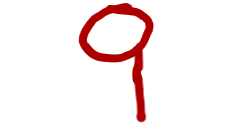
#> input picture images_model/index1.png, 250 x 125 px, found by its file name
$ python predict.py
#> lines starting #> are read from the running program, lines starting #| are printed output that depends on the picture; after the words box and inside, x2 and y2 are one past the last pixel; in counts of white or black regions, pixels touching at a corner belong together

from functions import *
from PIL import Image, ImageFilter
from scipy import ndimage
import pickle as pickle
import matplotlib.pyplot as plt
import cv2 as cv
import math
import os
from PIL import Image


if __name__ == '__main__':

    #im = Image.open('images/index.png')
    #rgb_im = im.convert('RGB')
    #rgb_im.save('images/96.jpg')


    def get_center_of_mass(img):
        Y,X = ndimage.measurements.center_of_mass(img)
        x,y = img.shape
        delta_x = np.round(y/2.0-X).astype(int)
        delta_y = np.round(x/2.0-Y).astype(int)
        return delta_x, delta_y

    def get_to_center(image ,x, y):

        (rows , cols) = image.shape
        M = np.float32([[1,0,x],[0,1,y]])
        centered = cv.warpAffine(image,M,(cols,rows))
        return centered


    def preprocessing(cimg):


        q, cimg = cv.threshold(gray,127 , 255, cv.THRESH_BINARY | cv.THRESH_OTSU)
        cv.imshow('the_image', cimg)
        #cimg = cv.adaptiveThreshold(img,255,cv.ADAPTIVE_THRESH_GAUSSIAN_C,\
           # cv.THRESH_BINARY,3,1)

        #cimg = cv.adaptiveThreshold(img,255,cv.ADAPTIVE_THRESH_MEAN_C,\
           # cv.THRESH_BINARY,11,2)

        while np.sum(cimg[0]) == 0:
            cimg = cimg[1:]

        while np.sum(cimg[0,:]) == 0:
            cimg = cimg[:,1:]

        while np.sum(cimg[-1]) == 0:
            cimg = cimg[:-1]

        while np.sum(cimg[:, -1])==0:
            cimg = cimg[:,:-1]

        rows,cols = cimg.shape

        if rows == cols:
            nrows = 20
            ncols = 20
            cimg = cv.resize(cimg, (ncols,nrows))


        if rows > cols:
            nrows = 20
            ncols = int(round((cols*20.0/rows), 0))
            cimg = cv.resize(cimg, (ncols,nrows))


        else:
            ncols = 20
            nrows = int(round((rows*20.0/cols), 0))

            cimg = cv.resize(cimg, (ncols,nrows))


        print(nrows, ncols)
        col_pad = (int(math.ceil((28-ncols)/2.0)), int(math.floor((28-ncols)/2.0)))

        row_pad = (int(math.ceil((28-nrows)/2.0)), int(math.floor((28-nrows)/2.0)))
        cimg = np.lib.pad(cimg,(row_pad,col_pad),'constant')
        print(cimg.shape)

        del_x, del_y = get_center_of_mass(cimg)
        centered = get_to_center(cimg ,del_x, del_y)

        img = centered.reshape(1,28,28).astype(np.float32)
        img-= int(33.3952)
        img/= int(78.6662)
        return img

    print(os.getcwd())
    img = cv.imread('images_model/index1.png', -1 )
#> img is the input picture: shape (125, 250, 4); mean B, G, R, A 238.2, 238.2, 249.5, 255


    cv.imshow('image',img)
    gray = cv.cvtColor(img, cv.COLOR_BGR2GRAY)
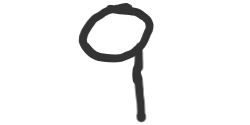
#> gray: shape (125, 250); min 51, max 255, mean 241.5

    print(gray.shape)
#| (125, 250)
    print(len(gray[gray!=0]))
#| 31250
    gray = 255 - np.array(gray).astype(np.uint8)
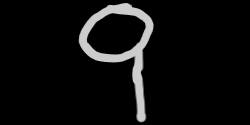
#> gray: shape (125, 250); min 0, max 204, mean 13.5
    print(gray.shape)
#| (125, 250)


    processed_img = preprocessing(gray)
#> in preprocessing, `q, cimg = cv.threshold(gray,127 , 255, cv.THRESH_BINARY | cv.THRESH_OT..`:
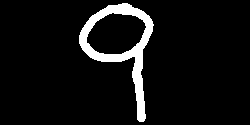
#> cimg: shape (125, 250); 6.7% white; 1 white region, box (x1, y1, x2, y2) and area: (79, 3, 154, 122) 2087
#> in preprocessing, `q, cimg = cv.threshold(gray,127 , 255, cv.THRESH_BINARY | cv.THRESH_OT..`: q = 97
#> the loop in preprocessing, `while np.sum(cimg[0]) == 0:` made 3 passes
#> the loop in preprocessing, `while np.sum(cimg[-1]) == 0:` made 3 passes
#> the loop in preprocessing, `while np.sum(cimg[:, -1])==0:` made 96 passes
#> pass 1, in preprocessing, `cimg = cimg[:,:-1]`:
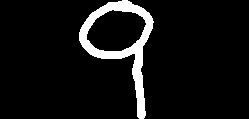
#> cimg: shape (119, 249); 7% white; 1 white region, box (x1, y1, x2, y2) and area: (79, 0, 154, 119) 2087
#> after the loop in preprocessing, `while np.sum(cimg[:, -1])==0:`:
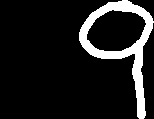
#> cimg: shape (119, 154); 11.4% white; 1 white region, box (x1, y1, x2, y2) and area: (79, 0, 154, 119) 2087
#| 15 20
#> in preprocessing, `cimg = np.lib.pad(cimg,(row_pad,col_pad),'constant')`:
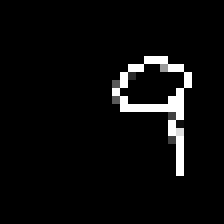
#> cimg: shape (28, 28) (shown 8 times larger); min 0, max 255, mean 11.3
#| (28, 28)
#> in get_center_of_mass, `Y,X = ndimage.measurements.center_of_mass(img)`: Y = 12.31; X = 19.5
#> in get_center_of_mass, `delta_x = np.round(y/2.0-X).astype(int)`: delta_x = -5
#> in get_center_of_mass, `delta_y = np.round(x/2.0-Y).astype(int)`: delta_y = 2
#> in preprocessing, `del_x, del_y = get_center_of_mass(cimg)`: del_x = -5; del_y = 2
#> in get_to_center, `M = np.float32([[1,0,x],[0,1,y]])`: M = [[1, 0, -5], [0, 1, 2]]
#> in get_to_center, `centered = cv.warpAffine(image,M,(cols,rows))`:
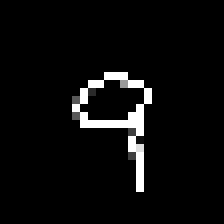
#> centered: shape (28, 28) (shown 8 times larger); min 0, max 255, mean 11.3
    save_path = 'params.pkl'
#> (the run stopped early here; a loop or call above may not have finished)

$ run again, with images_model/1_test.png copied over images_model/index1.png
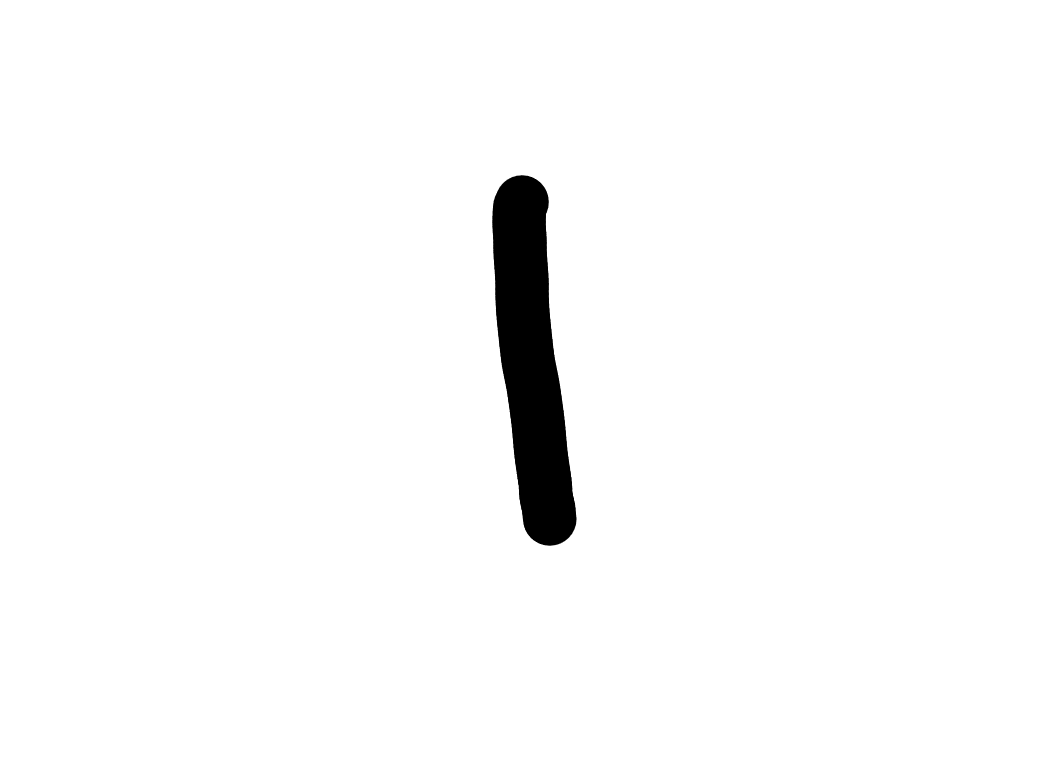
#> input picture images_model/1_test.png, 1048 x 768 px, found by its file name
#> img is the input picture: shape (768, 1048, 4); mean B, G, R, A 248.9, 248.9, 248.9, 255
#| (768, 1048)
#| 785998
#| (768, 1048)
#> q = 126
#> after the loop in preprocessing, `while np.sum(cimg[0]) == 0:`:
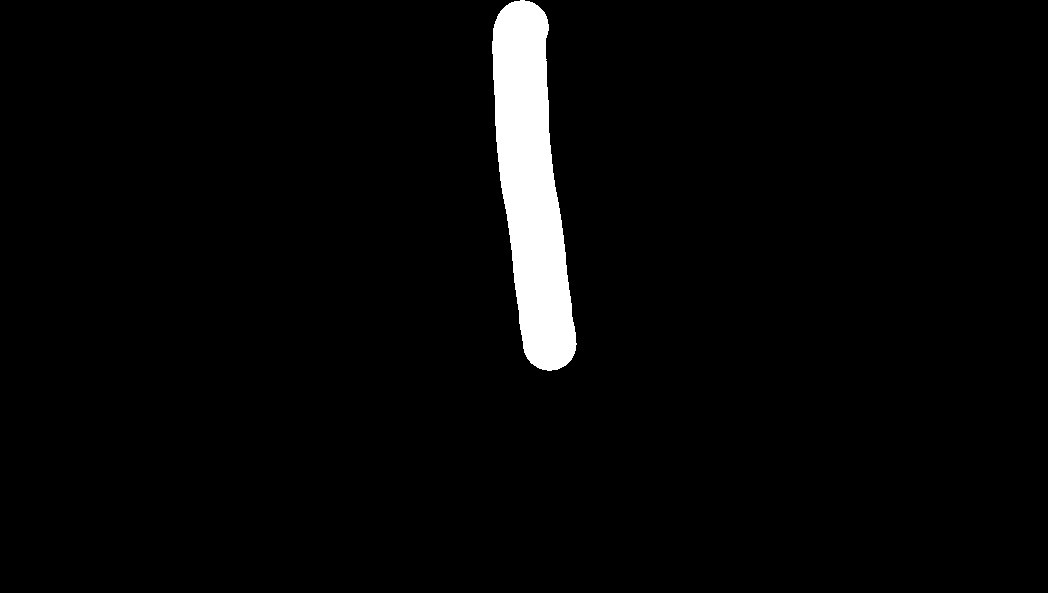
#> cimg: shape (593, 1048); 3.1% white; 1 white region, box (x1, y1, x2, y2) and area: (492, 0, 577, 371) 19346
#| 13 20
#| (28, 28)
#> Y = 13.96; X = 21.92
#> delta_x = -8
#> delta_y = 0
#> del_x = -8; del_y = 0
#> M = [[1, 0, -8], [0, 1, 0]]
#> in get_to_center, `centered = cv.warpAffine(image,M,(cols,rows))`:
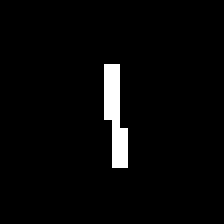
#> centered: shape (28, 28) (shown 8 times larger); 3.2% white in thin lines or dots, all inside (x1, y1, x2, y2) = (13, 8, 16, 21)
